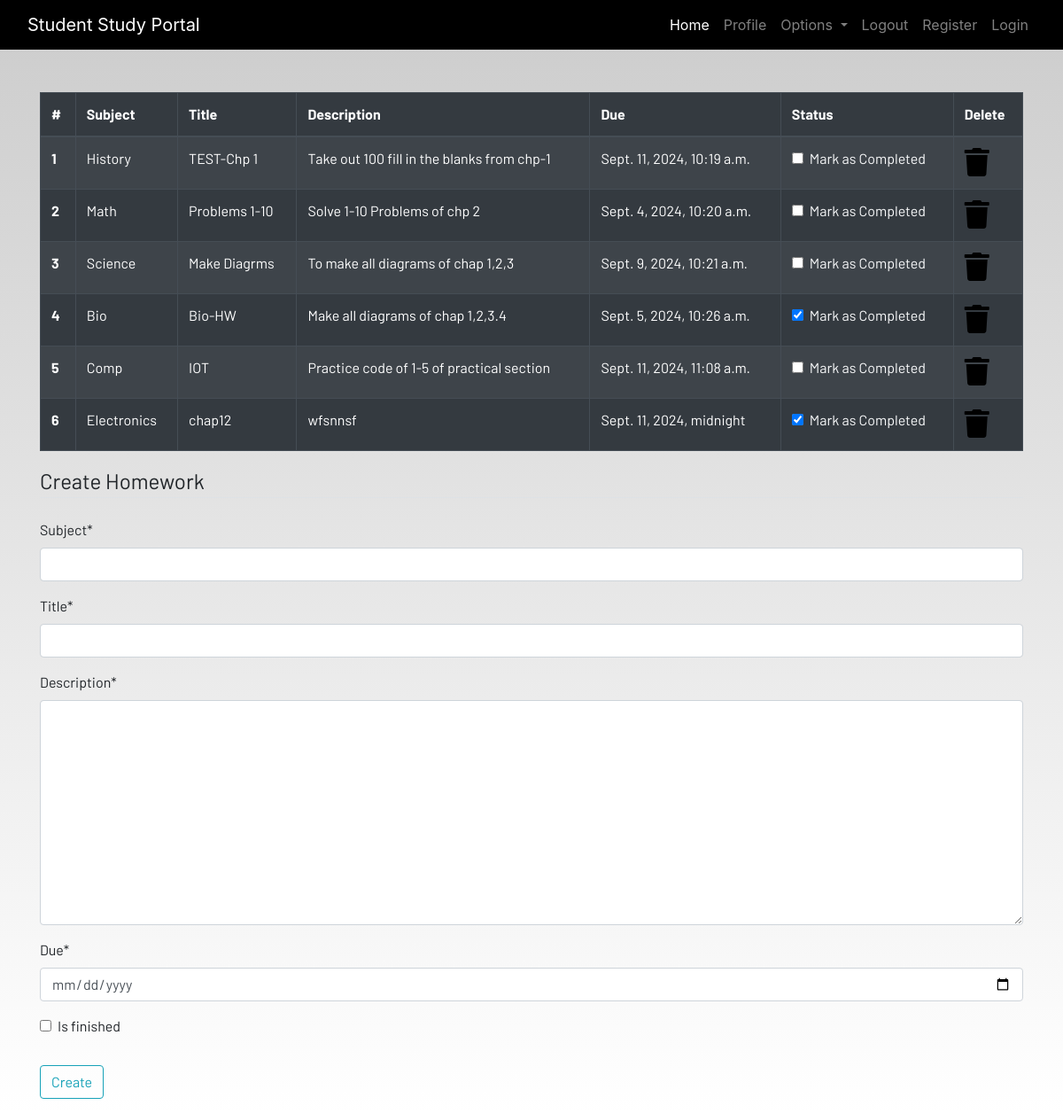
The page /homework (signed in) on the database its author committed.
### dashboard/models.py (models this page shows, shortened)
class Homework(models.Model):
     user = models.ForeignKey(User,on_delete=models.CASCADE)
     subject = models.CharField(max_length=50)
     title = models.CharField(max_length=100)
     description = models.TextField()
     due = models.DateTimeField()
     is_finished= models.BooleanField(default=False)

### dashboard/views.py (the view)
# urls.py: path('homework',views.homework,name="homework"),
@login_required
def homework(request):
    if request.method == "POST":
        form = HomeworkForm(request.POST)
        if form.is_valid():
            try:
                finished = request.POST['is_finished']
                if finished == 'on':
                    finished = True
                else:
                    finished = False
            except:
                finished = False
            homeworks = Homework(user=request.user, subject=request.POST['subject'],title=request.POST['title'],description=request.POST['description'],due=request.POST['due'],is_finished=finished)
            homeworks.save()
            messages.success(request,f'Homework Added from{request.user.username}!!')
    else:
        form = HomeworkForm()
    homework = Homework.objects.filter(user=request.user)
    if len(homework) == 0:
        homework_done = True
    else:
        homework_done = False
    context = {'homeworks': homework,'homework_done': homework_done,'form': form,}
    return render(request,'dashboard/homework.html', context)

### dashboard/forms.py
class HomeworkForm(forms.ModelForm):
    class Meta:
        model = Homework
        widgets = {'due':DateInput()}
        fields = ['subject', 'title', 'description', 'due', 'is_finished']

### dashboard/templates/dashboard/homework.html (shortened to what this page needs)
{% extends 'dashboard/base.html' %}
{% load static %}
{% load crispy_forms_tags %}
{% block content %}
<div class="container">
    {% if not homework_done %}
    <table class="table table-striped table-bordered table-hover table-dark">
        <thead>
            <tr>
                <th scope="col">#</th>
                <th scope="col">Subject</th>
                <th scope="col">Title</th>
                <th scope="col">Description</th>
                <th scope="col">Due</th>
                <th scope="col">Status</th>
                <th scope="col">Delete</th>
            </tr>
        </thead>
        <tbody>
            {% for homework in homeworks %}
            <tr>
                <th scope="row">{{ forloop.counter }}</th>
                <td>{{homework.subject}}</td>
                <td>{{homework.title}}</td>
                <td>{{homework.description}}</td>
                <td>{{homework.due}}</td>
                <td>
                    <a href="{% url 'update-homework' homework.id %}">
                        <div class="form-check">
                            {% if homework.is_finished == True %}
                            <input class="form-check-input" type="checkbox" value="" checked>
                            {% else %}
                             <input class="form-check-input" type="checkbox" value="">
                            {% endif %}
                            <label class="form-check-label text-light" for="flexCheckDefault">
                                Mark as Completed
                            </label>
                        </div>
                    </a>
                </td>
                <td><a href="{% url 'delete-homework' homework.id %}"><i class="fa fa-trash fa-2x"></i></a></td>
            </tr>
        {% endfor %}
        </tbody>
    </table>
    {% else %}
    <h4>All homeworks are completed!! Create to have more!!</h4>
    {% endif %}
</div>
<div class=" container">
    <form method="POST">
        <fieldset class="form-group">
            <legend class="border-bottom mb-4">Create Homework</legend>
            {{ form|crispy }}
        </fieldset>
        <div class="form-group">
            <button href="" class="btn btn-outline-info" type="submit">
                Create
            </button>
        </div>
    </form>
</div>
{% endblock content %}

### static/CSS/main.css (style rules this page uses)
html { scroll-behavior: smooth; height: 100%; width: 100%; }
a { text-decoration: none !important; color: black; }
html, body { max-width: 100%; overflow-x: hidden; height: 100%; width: 100%; }
body { background: linear-gradient(rgba(0, 0, 0, 0.2), rgba(255, 255, 255, 0.5)); overflow-x: hidden; background-repeat: no-repeat; }
.fa { color: black; }

### rows shown on the page
Homework: subject "History", title "TEST-Chp 1", description "Take out 100 fill in the blanks from chp-1", due "Sept. 11, 2024, 10:19 a.m."
Homework: subject "Math", title "Problems 1-10", description "Solve 1-10 Problems of chp 2", due "Sept. 4, 2024, 10:20 a.m."
Homework: subject "Science", title "Make Diagrms", description "To make all diagrams of chap 1,2,3", due "Sept. 9, 2024, 10:21 a.m."
Homework: subject "Bio", title "Bio-HW", description "Make all diagrams of chap 1,2,3.4", due "Sept. 5, 2024, 10:26 a.m."
Homework: subject "Comp", title "IOT", description "Practice code of 1-5 of practical section", due "Sept. 11, 2024, 11:08 a.m."
Homework: subject "Electronics", title "chap12", description "wfsnnsf", due "Sept. 11, 2024, midnight"
